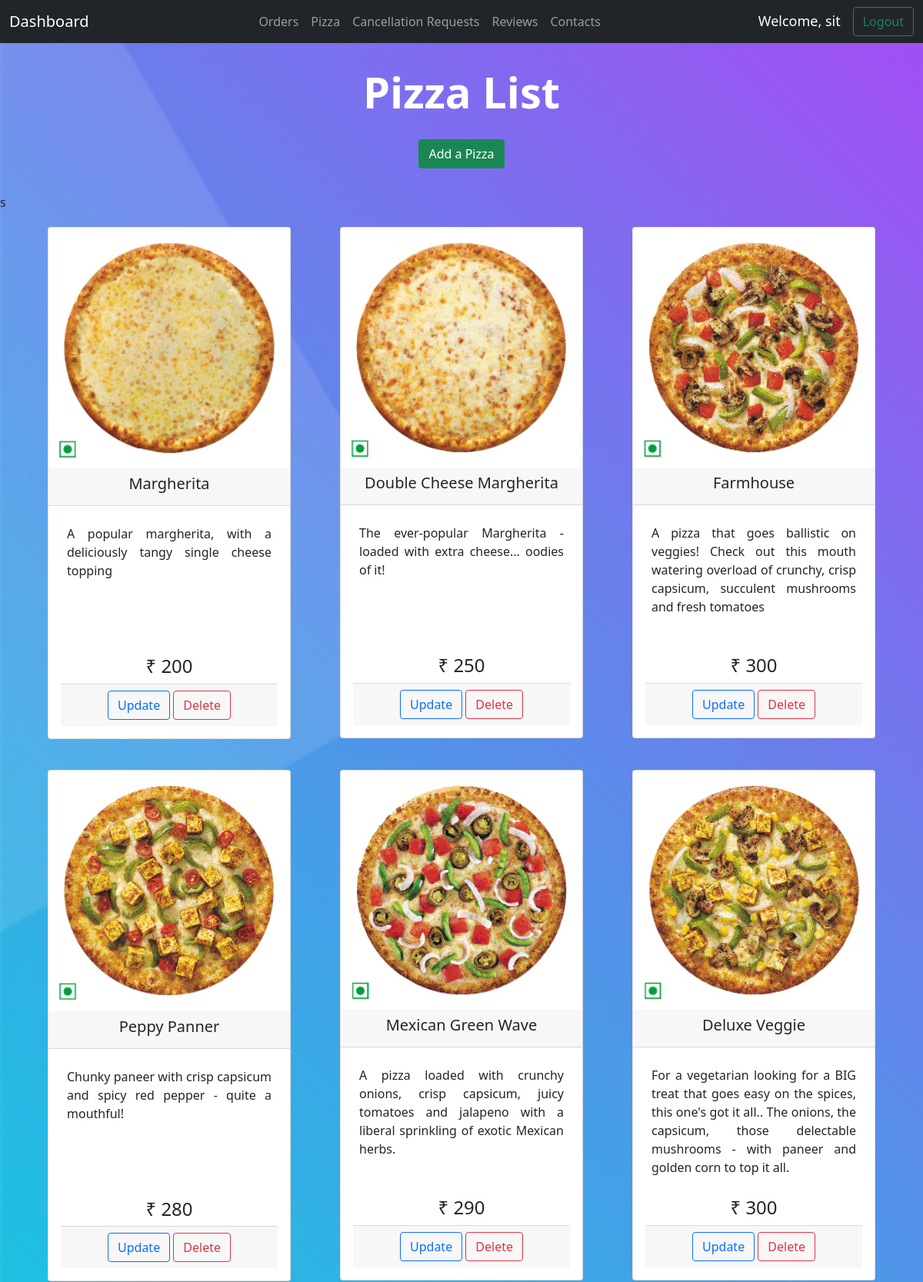
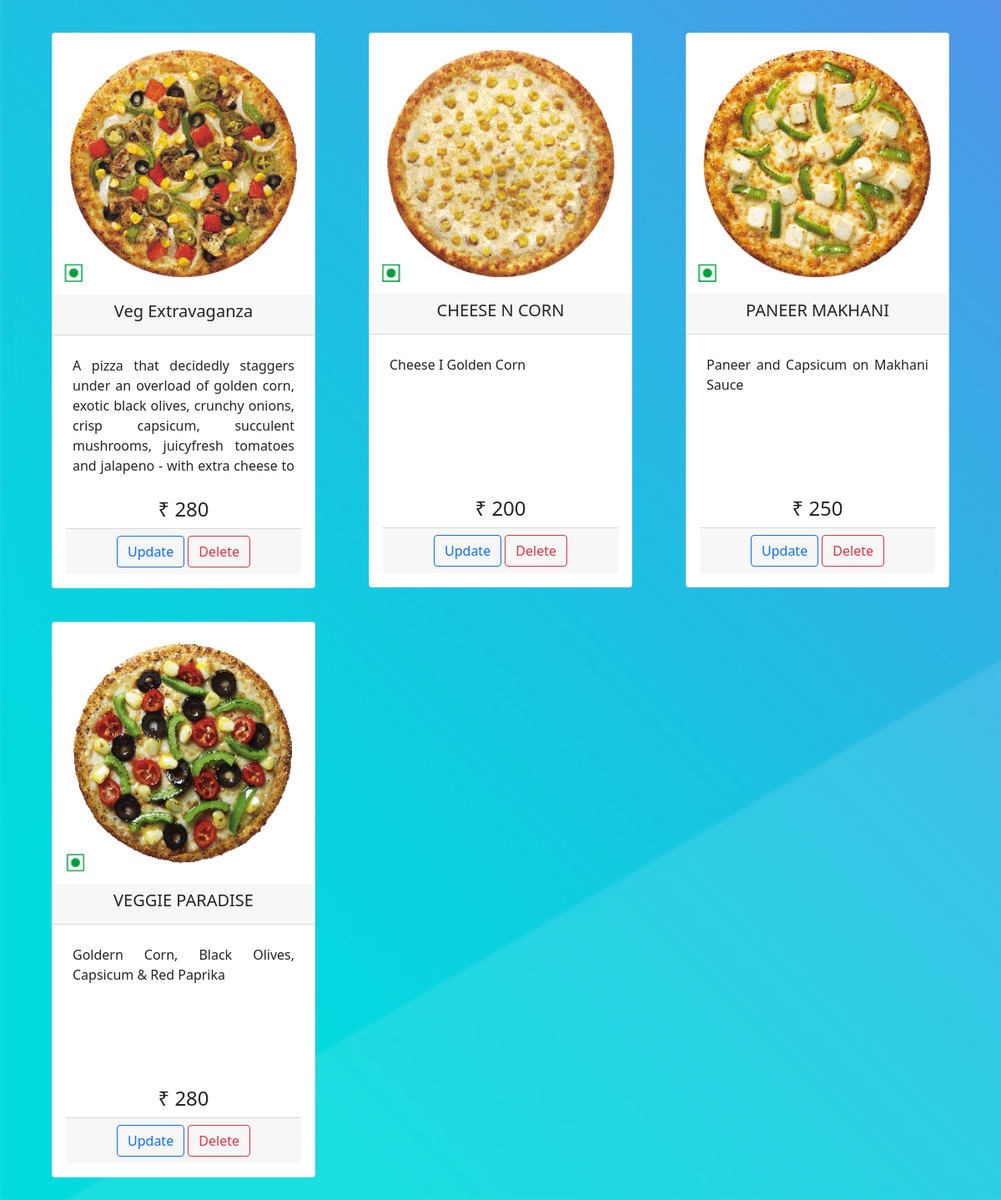
/staff/viewPizza/ (signed in), run on the app's committed database (2 pictures, top to bottom).
### PizzaDelivery/models.py (models this page shows, shortened)
class Pizza(models.Model):
    name = models.CharField(max_length=100, null=False)
    price = models.CharField(max_length=4, null=False)
    description = models.CharField(max_length=500)
    image = models.ImageField(blank=True, upload_to='pizza/')

### StaffPanel/views.py (the view)
# urls.py: path('staff/viewPizza/', staff_handeling.viewPizza, name="viewPizza"),
def viewPizza(request):
    if request.user.is_authenticated:
        pizzas = models.Pizza.objects.all()
        return render(request, 'pizza/pizzaList.html', {'pizzas': pizzas})
    else:
        messages.add_message(request, messages.ERROR, "Login Required")
        return redirect('staffLogin')

### templates/pizza/pizzaList.html (shortened to what this page needs)
{% extends 'staff/main/base.html' %}
{% block content %}
    <div class="container text-center">
        <h1 class="display-4" style="font-weight: bold;margin-top: 30px;color:white;">
            Pizza List
        </h1>
        <a class="btn btn-success" style="margin-top: 20px;margin-bottom: 2em;" href="{% url 'addPizza' %}" role="button">
            Add a Pizza
        </a>
    </div>
s
    <div class="container">
        <div class="row row-cols-3" style="margin-bottom:10px;">
          {% for pizza in pizzas %}
            <form action="{% url 'deletePizza' pizza.id %}" method="post">
                <div class="col text-center" style="padding:20px;">
                    <div class="card-deck">
                        <div class="card">
                            <img class="card-img-top" src="{{ pizza.image.url }}" alt="{{ pizza.name }}">
                            <div class="card-header">
                                <h5>
                                    {{ pizza.name }}
                                </h5>
                            </div>
                            <div class="card-body d-flex flex-column">
                                <p class="card-text mb-4 scroll">
                                  {{ pizza.description }}
                                </p>
                                <h4>
                                  ₹ {{ pizza.price }}
                                </h4>
                                <div class="card-footer">
                                    <input type="submit" class="btn btn-small btn-outline-primary" value="Update" name="update">
                                    <input type="submit" class="btn btn-small btn-outline-danger" value="Delete" name="delete">
                                </div>
                            </div>
                        </div>
                    </div>
                </div>
            </form>
          {% endfor %}
        </div>
    </div>
{% endblock %}

### templates/staff/main/base.html (shortened to what this page needs)
<!DOCTYPE html>
  <html lang="en">
    {% load static %}
    <head>
      <link href="https://cdn.jsdelivr.net/npm/bootstrap@5.0.2/dist/css/bootstrap.min.css" rel="stylesheet">
    </head>
    <body>
      <section about="navbar">
        <nav class="navbar navbar-expand-lg navbar-dark bg-dark text-white">
          <div class="container-fluid">
            <a class="navbar-brand" href="{% url 'staffHomepage' %}">Dashboard</a>
            <div class="collapse navbar-collapse" id="navbarSupportedContent">
              <ul class="navbar-nav me-auto mb-2 mb-lg-0" style="margin: auto;">
                <li class="nav-item">
                  <a class="nav-link" href="{% url 'orders' %}">Orders</a>
                </li>
                <li class="nav-item">
                  <a class="nav-link" href="{% url 'viewPizza' %}">Pizza</a>
                </li>
                <li class="nav-item dropdown">
                  <a class="nav-link" href="{% url 'order_cancel_request_list' %}">Cancellation Requests</a>
                </li>
                <li class="nav-item">
                  <a class="nav-link" href="{% url 'review_list' %}">Reviews</a>
                </li>
                <li class="nav-item">
                  <a class="nav-link" href="{% url 'contact_list' %}">Contacts</a>
                </li>
              </ul>
              <form class="d-flex">
                <small style="padding-top: 5px;margin-right: 1rem;font-size: 18px;white-space: nowrap;">
                  Welcome, {{ user.username }}
                </small>
                <a href="{% url 'staffLogout' %}" class="btn btn-outline-success">Logout</a>
              </form>
            </div>
          </div>
        </nav>
      </section>
      {% block content %}
      {% endblock %}
    </body>
</html>

### templates/pizza/pizzaList.html (style rules this page uses)
.scroll { margin:4px 4px; padding:4px; height: 150px; overflow-x: hidden; overflow-y: auto; text-align:justify; }

### data on the page
Pizza: image (picture), name "Margherita", description "A popular margherita, with a deliciously tangy single cheese topping", price "200"
Pizza: image (picture), name "Double Cheese Margherita", description "The ever-popular Margherita - loaded with extra cheese... oodies of it!", price "250"
Pizza: image (picture), name "Farmhouse", description "A pizza that goes ballistic on veggies! Check out this mouth watering overload of crunchy, crisp capsicum, succulent mushrooms and fresh tomatoes", price "300"
Pizza: image (picture), name "Peppy Panner", description "Chunky paneer with crisp capsicum and spicy red pepper - quite a mouthful!", price "280"
Pizza: image (picture), name "Mexican Green Wave", description "A pizza loaded with crunchy onions, crisp capsicum, juicy tomatoes and jalapeno with a liberal sprinkling of exotic Mexican herbs.", price "290"
Pizza: image (picture), name "Deluxe Veggie", description "For a vegetarian looking for a BIG treat that goes easy on the spices, this one's got it all.. The onions, the capsicum, those delectable mushrooms - with paneer and golden corn to top it all.", price "300"
Pizza: image (picture), name "Veg Extravaganza", description "A pizza that decidedly staggers under an overload of golden corn, exotic black olives, crunchy onions, crisp capsicum, succulent mushrooms, juicyfresh tomatoes and jalapeno - with extra cheese to…", price "280"
Pizza: image (picture), name "CHEESE N CORN", description "Cheese I Golden Corn", price "200"
Pizza: image (picture), name "PANEER MAKHANI", description "Paneer and Capsicum on Makhani Sauce", price "250"
Pizza: image (picture), name "VEGGIE PARADISE", description "Goldern Corn, Black Olives, Capsicum & Red Paprika", price "280"

### other printed values
{{ user.username }} "sit"
